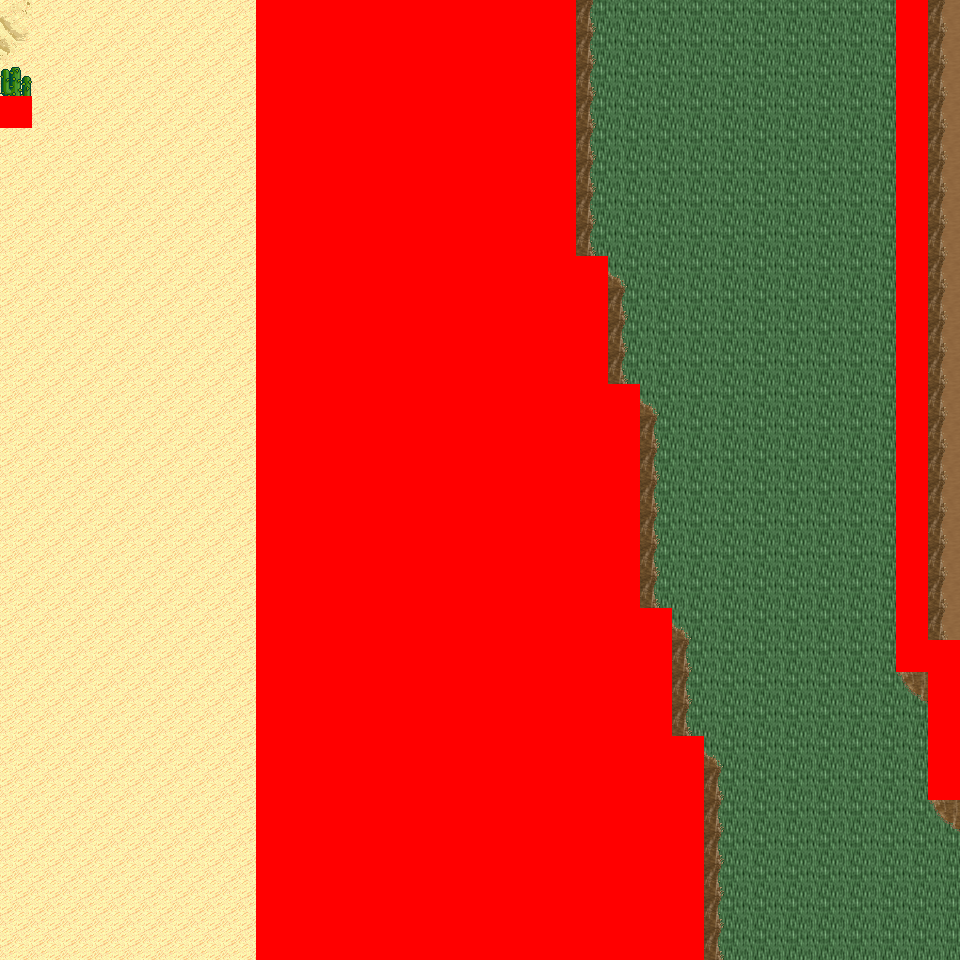

A level layout from a 2D game, rendered from its tile map. Below: a short description, then the map file with tile-grid data replaced by summaries:
An orthogonal 30x30 tile map with 32x32 px tiles, 6 tile layers (Ground, Object, Object2, Above, ...), 8 tilesets and 7 objects (7x mapExit).

<map version="1.0" orientation="orthogonal" renderorder="right-down" width="30" height="30" tilewidth="32" tileheight="32" nextobjectid="8">
  <tileset firstgid="1" name="tileset_logic_collision" tilewidth="32" tileheight="32" tilecount="1" columns="1">
    <image source="../drawable/tileset_logic_collision.png" width="32" height="32" />
  </tileset>
  <tileset firstgid="2" name="tileset_ground_ground" tilewidth="32" tileheight="32" tilecount="33" columns="3">
    <image source="../drawable/tileset_ground_ground.png" width="96" height="352" />
  </tileset>
  <tileset firstgid="35" name="tileset_ground_ridge_earth_pale" tilewidth="32" tileheight="32" tilecount="96" columns="12">
    <image source="../drawable/tileset_ground_ridge_earth_pale.png" width="384" height="256" />
  </tileset>
  <tileset firstgid="131" name="tileset_ground_ridge_earth_dark" tilewidth="32" tileheight="32" tilecount="96" columns="12">
    <image source="../drawable/tileset_ground_ridge_earth_dark.png" width="384" height="256" />
  </tileset>
  <tileset firstgid="227" name="tileset_terrain_desert" tilewidth="32" tileheight="32" tilecount="88" columns="8">
    <image source="../drawable/tileset_terrain_desert.png" width="256" height="352" />
  </tileset>
  <tileset firstgid="315" name="tileset_plant_tree_tree_darkgreen" tilewidth="32" tileheight="32" tilecount="88" columns="8">
    <image source="../drawable/tileset_plant_tree_tree_darkgreen.png" width="256" height="352" />
  </tileset>
  <tileset firstgid="403" name="tileset_ground_sand_2" tilewidth="32" tileheight="32" tilecount="15" columns="5">
    <image source="../drawable/tileset_ground_sand_2.png" width="160" height="96" />
  </tileset>
  <tileset firstgid="418" name="tileset_plant_cactus_2" tilewidth="32" tileheight="32" tilecount="10" columns="5">
    <image source="../drawable/tileset_plant_cactus_2.png" width="160" height="64" />
  </tileset>
  <layer name="Ground" width="30" height="30">
    <data>[900 cells, 900 non-empty, 6 distinct tile ids]</data>
  </layer>
  <layer name="Object" width="30" height="30">
    <data>[900 cells, 195 non-empty, 22 distinct tile ids]</data>
  </layer>
  <layer name="Object2" width="30" height="30">
    <data>[900 cells, 0 non-empty, 0 distinct tile ids]</data>
  </layer>
  <layer name="Above" width="30" height="30">
    <data>[900 cells, 211 non-empty, 23 distinct tile ids]</data>
  </layer>
  <layer name="Above2" width="30" height="30">
    <data>[900 cells, 0 non-empty, 0 distinct tile ids]</data>
  </layer>
  <layer name="Walkable" width="30" height="30">
    <data>[900 cells, 385 non-empty, 1 distinct tile ids]</data>
  </layer>
  <objectgroup name="MapEvents">
    <object id="1" name="north" type="mapExit" x="0" y="0" width="256" height="32">
      <properties>
        <property name="map" value="level_0_x4_y111" />
        <property name="x" value="0" />
        <property name="y" value="28" />
      </properties>
    </object>
    <object id="2" name="north2" type="mapExit" x="576" y="0" width="320" height="32">
      <properties>
        <property name="map" value="level_0_x4_y111" />
        <property name="x" value="18" />
        <property name="y" value="28" />
      </properties>
    </object>
    <object id="3" name="north3" type="mapExit" x="928" y="0" width="32" height="32">
      <properties>
        <property name="map" value="level_0_x4_y111" />
        <property name="x" value="29" />
        <property name="y" value="28" />
      </properties>
    </object>
    <object id="4" name="south" type="mapExit" x="0" y="928" width="256" height="32">
      <properties>
        <property name="map" value="level_0_x4_y113" />
        <property name="x" value="0" />
        <property name="y" value="1" />
      </properties>
    </object>
    <object id="5" name="south2" type="mapExit" x="704" y="928" width="256" height="32">
      <properties>
        <property name="map" value="level_0_x4_y113" />
        <property name="x" value="22" />
        <property name="y" value="1" />
      </properties>
    </object>
    <object id="6" name="west" type="mapExit" x="0" y="0" width="32" height="96">
      <properties>
        <property name="map" value="level_0_x3_y112" />
        <property name="x" value="28" />
        <property name="y" value="0" />
      </properties>
    </object>
    <object id="7" name="west2" type="mapExit" x="0" y="128" width="32" height="832">
      <properties>
        <property name="map" value="level_0_x3_y112" />
        <property name="x" value="28" />
        <property name="y" value="4" />
      </properties>
    </object>
  </objectgroup>
</map>
